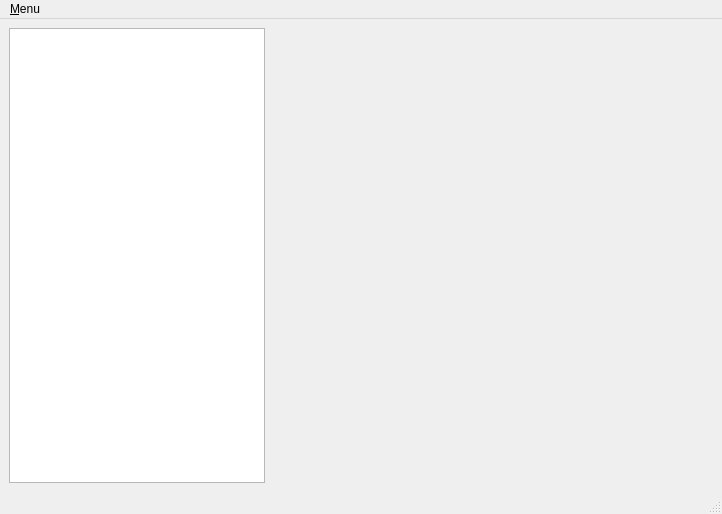
<?xml version="1.0" encoding="UTF-8"?>
<ui version="4.0">
 <class>CurveWindow</class>
 <widget class="QMainWindow" name="CurveWindow">
  <property name="geometry">
   <rect>
    <x>0</x>
    <y>0</y>
    <width>722</width>
    <height>514</height>
   </rect>
  </property>
  <property name="windowTitle">
   <string>Generated curves</string>
  </property>
  <widget class="QWidget" name="centralwidget">
   <layout class="QHBoxLayout" name="horizontalLayout">
    <item>
     <widget class="CurveListView" name="curveListView">
      <property name="sizePolicy">
       <sizepolicy hsizetype="Fixed" vsizetype="Expanding">
        <horstretch>0</horstretch>
        <verstretch>0</verstretch>
       </sizepolicy>
      </property>
      <property name="selectionMode">
       <enum>QAbstractItemView::ExtendedSelection</enum>
      </property>
     </widget>
    </item>
    <item>
     <widget class="QWidget" name="plot" native="true"/>
    </item>
   </layout>
  </widget>
  <widget class="QMenuBar" name="menubar">
   <property name="geometry">
    <rect>
     <x>0</x>
     <y>0</y>
     <width>722</width>
     <height>25</height>
    </rect>
   </property>
   <widget class="QMenu" name="menuMenu">
    <property name="title">
     <string>&amp;Menu</string>
    </property>
    <addaction name="actionClose"/>
   </widget>
   <addaction name="menuMenu"/>
  </widget>
  <widget class="QStatusBar" name="statusbar"/>
  <action name="actionClose">
   <property name="text">
    <string>&amp;Close</string>
   </property>
  </action>
 </widget>
 <customwidgets>
  <customwidget>
   <class>CurveListView</class>
   <extends>QListView</extends>
   <header>rdplot.view</header>
  </customwidget>
 </customwidgets>
 <resources/>
 <connections/>
</ui>
